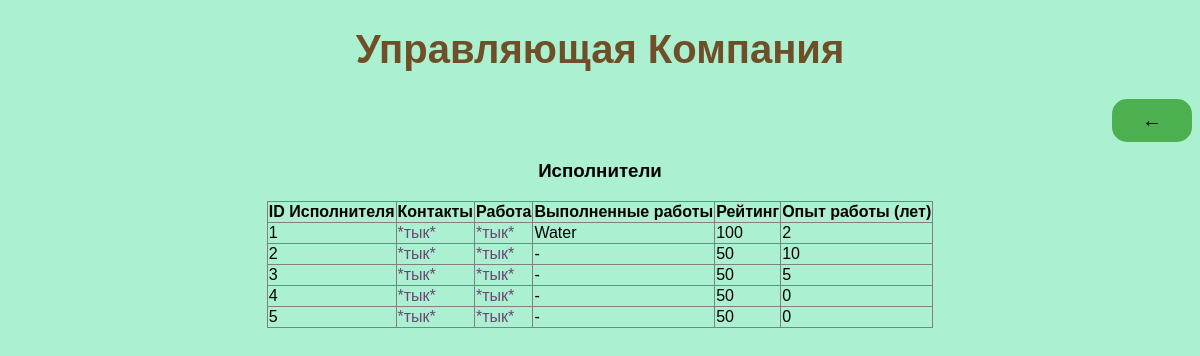
The page /executors on the database its author committed.
### models.py (models this page shows)
class Executor(BaseModel):
    id = pw.IntegerField(primary_key=True, unique=True)
    contact = pw.ForeignKeyField(Contact, on_delete='CASCADE', null=False, backref='executors', default='-')
    issues = pw.ForeignKeyField(Issues, null=True, backref='executors', default=None)
    completed_works = pw.CharField(max_length=255, default='-')
    rating = pw.IntegerField(default=50)
    time_working = pw.IntegerField(default=0)

### routers.py (the view)
@app.route('/executors', methods=['GET'])
def get_executors():
    data = services.get_executors()
    return render_template("executors.html", json_data=data.get_json())

### services.py (called while the page is built)
def where_filters(query, model: models.BaseModel, **filters):
    _filters = [
        getattr(model, key) == value
        for key, value in filters.items() if value is not None
    ]
    if _filters:
        return query.where(*_filters)
    return query

def execute_get_all(model, serializer, **filters):
    query = model.select()
    query = where_filters(query, model, **filters)
    return jsonify([serializer(model) for model in query])

def get_executors(**filters):
    return execute_get_all(models.Executor, serialize_executor, **filters)

### templates/executors.html
{% extends "children_page_table_of_db.html" %}
{% block head_title %}
Исполнители
{% endblock %}
{% block body_continue %}
<table id="data"
       class="table table-striped"
       border="1"
       style="border-collapse: collapse"
       align="center">
    <thead>
    <tr>
        <th>ID Исполнителя</th>
        <th>Контакты</th>
        <th>Работа</th>
        <th>Выполненные работы</th>
        <th>Рейтинг</th>
        <th>Опыт работы (лет)</th>
    </tr>
    </thead>
    <tbody>
    {% for e in json_data %}
    <tr>
        <td>{{e.id}}</td>
        <td><a href="http://127.0.0.1:5000/contacts/{{e.contact.id}}">
            *тык*
        </a></td>
        <td><a href="http://127.0.0.1:5000/issues/{{e.issues.id}}">
            *тык*
        </a></td>
        <td>{{e.completed_works}}</td>
        <td>{{e.rating}}</td>
        <td>{{e.time_working}}</td>
    </tr>
    {% endfor %}
    </tbody>
</table>
{% endblock %}

### templates/base.html (style rules this page uses)
body { font-family: Arial, sans-serif; background-color: #aaf0d1; }
a { color: #6c4675; text-decoration: none; }

### rows shown on the page
Executor: id "1", completed_works "Water", rating "100", time_working "2"
Executor: id "2", completed_works "-", rating "50", time_working "10"
Executor: id "3", completed_works "-", rating "50", time_working "5"
Executor: id "4", completed_works "-", rating "50", time_working "0"
Executor: id "5", completed_works "-", rating "50", time_working "0"
